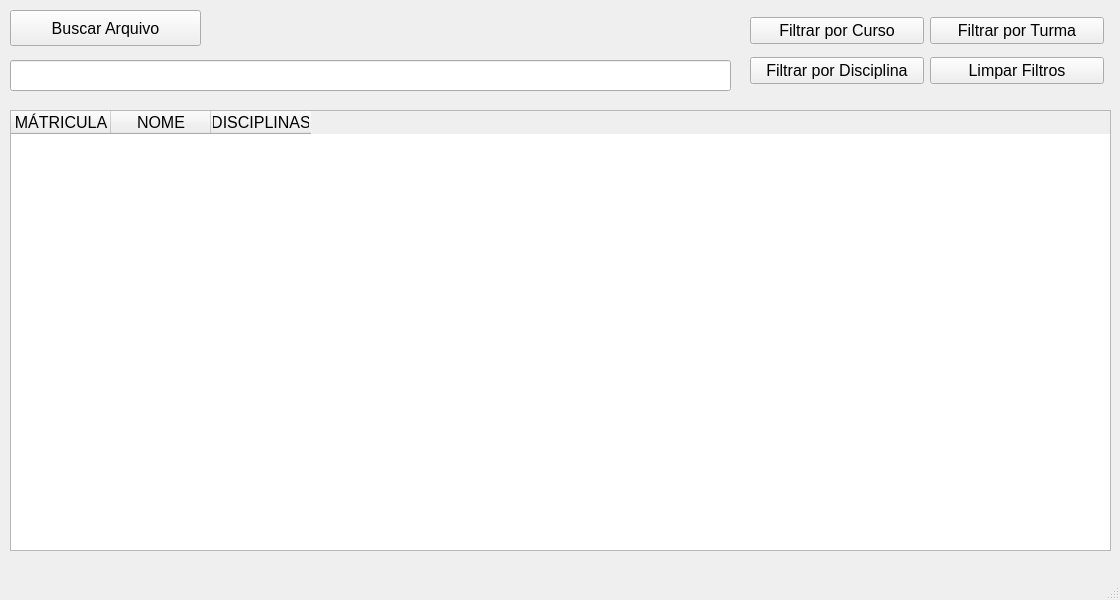
<?xml version="1.0" encoding="UTF-8"?>
<ui version="4.0">
 <class>MainWindow</class>
 <widget class="QMainWindow" name="MainWindow">
  <property name="geometry">
   <rect>
    <x>0</x>
    <y>0</y>
    <width>1120</width>
    <height>600</height>
   </rect>
  </property>
  <property name="sizePolicy">
   <sizepolicy hsizetype="Minimum" vsizetype="Minimum">
    <horstretch>0</horstretch>
    <verstretch>0</verstretch>
   </sizepolicy>
  </property>
  <property name="minimumSize">
   <size>
    <width>1120</width>
    <height>600</height>
   </size>
  </property>
  <property name="maximumSize">
   <size>
    <width>1120</width>
    <height>600</height>
   </size>
  </property>
  <property name="windowTitle">
   <string>MainWindow</string>
  </property>
  <widget class="QWidget" name="centralwidget">
   <widget class="QTableWidget" name="tableWidget">
    <property name="geometry">
     <rect>
      <x>10</x>
      <y>110</y>
      <width>1101</width>
      <height>441</height>
     </rect>
    </property>
    <column>
     <property name="text">
      <string>MÁTRICULA</string>
     </property>
     <property name="font">
      <font>
       <pointsize>12</pointsize>
      </font>
     </property>
    </column>
    <column>
     <property name="text">
      <string>NOME</string>
     </property>
     <property name="font">
      <font>
       <pointsize>12</pointsize>
      </font>
     </property>
    </column>
    <column>
     <property name="text">
      <string>DISCIPLINAS</string>
     </property>
     <property name="font">
      <font>
       <pointsize>12</pointsize>
      </font>
     </property>
    </column>
   </widget>
   <widget class="QLineEdit" name="lineEditNomeArquivoDisco">
    <property name="geometry">
     <rect>
      <x>10</x>
      <y>60</y>
      <width>721</width>
      <height>31</height>
     </rect>
    </property>
    <property name="font">
     <font>
      <pointsize>10</pointsize>
     </font>
    </property>
   </widget>
   <widget class="QPushButton" name="pushButtonBuscarArquivo">
    <property name="geometry">
     <rect>
      <x>10</x>
      <y>10</y>
      <width>191</width>
      <height>36</height>
     </rect>
    </property>
    <property name="font">
     <font>
      <pointsize>12</pointsize>
     </font>
    </property>
    <property name="text">
     <string>Buscar Arquivo</string>
    </property>
   </widget>
   <widget class="QWidget" name="">
    <property name="geometry">
     <rect>
      <x>750</x>
      <y>10</y>
      <width>354</width>
      <height>83</height>
     </rect>
    </property>
    <layout class="QHBoxLayout" name="horizontalLayout_2">
     <item>
      <layout class="QVBoxLayout" name="verticalLayout">
       <item>
        <widget class="QPushButton" name="pushButtonFiltrarCurso">
         <property name="font">
          <font>
           <pointsize>12</pointsize>
          </font>
         </property>
         <property name="text">
          <string>Filtrar por Curso</string>
         </property>
        </widget>
       </item>
       <item>
        <widget class="QPushButton" name="pushButtonFiltrarDisciplinas">
         <property name="font">
          <font>
           <pointsize>12</pointsize>
          </font>
         </property>
         <property name="text">
          <string>Filtrar por Disciplina</string>
         </property>
        </widget>
       </item>
      </layout>
     </item>
     <item>
      <layout class="QVBoxLayout" name="verticalLayout_2">
       <item>
        <widget class="QPushButton" name="pushButtonFiltrarTurmas">
         <property name="font">
          <font>
           <pointsize>12</pointsize>
          </font>
         </property>
         <property name="text">
          <string>Filtrar por Turma</string>
         </property>
        </widget>
       </item>
       <item>
        <widget class="QPushButton" name="pushButtonLimparFiltros">
         <property name="font">
          <font>
           <pointsize>12</pointsize>
          </font>
         </property>
         <property name="text">
          <string>Limpar Filtros</string>
         </property>
        </widget>
       </item>
      </layout>
     </item>
    </layout>
   </widget>
  </widget>
  <widget class="QMenuBar" name="menubar">
   <property name="geometry">
    <rect>
     <x>0</x>
     <y>0</y>
     <width>1120</width>
     <height>26</height>
    </rect>
   </property>
  </widget>
  <widget class="QStatusBar" name="statusbar"/>
 </widget>
 <resources/>
 <connections/>
</ui>
